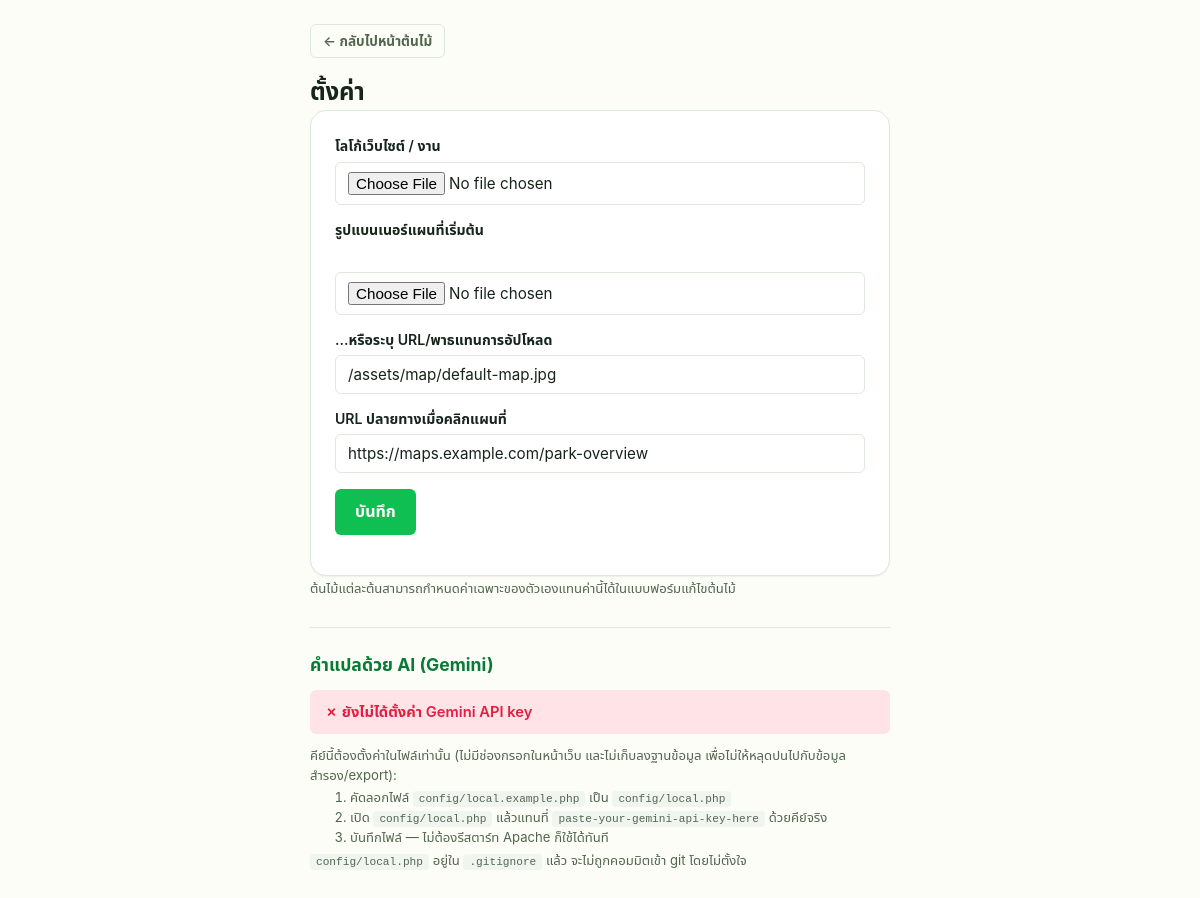
Page /admin/settings.php (signed in) on the committed database.
### tables this page shows
CREATE TABLE settings (
    setting_key   VARCHAR(100) PRIMARY KEY,
    setting_value TEXT NULL,
    updated_at    DATETIME NOT NULL DEFAULT CURRENT_TIMESTAMP ON UPDATE CURRENT_TIMESTAMP
);

### includes/functions.php (called while the page is built, shortened)
<?php
function e(string $value): string
{
    return htmlspecialchars($value, ENT_QUOTES, 'UTF-8');
}
function getSetting(PDO $pdo, string $key, ?string $default = null): ?string
{
    $stmt = $pdo->prepare('SELECT setting_value FROM settings WHERE setting_key = :k');
    $stmt->execute(['k' => $key]);
    $value = $stmt->fetchColumn();
    return $value !== false ? $value : $default;
}

### admin/settings.php (the view, shortened to what this page needs)
<?php
$pdo = db();
$defaultMapImage = getSetting($pdo, 'default_map_image', '');
$defaultMapUrl = getSetting($pdo, 'default_map_url', '');
?>
<!doctype html>
<html lang="th">
<head>
<link rel="stylesheet" href="../public/assets/css/style.css">
</head>
<body>
<div class="admin-wrap admin-wrap-narrow">
  <p><a class="btn-outline btn-sm" href="dashboard.php">&larr; กลับไปหน้าต้นไม้</a></p>
  <h1>ตั้งค่า</h1>
  <form method="post" enctype="multipart/form-data">
    <label for="site_logo_file">โลโก้เว็บไซต์ / งาน</label>
    <input type="file" id="site_logo_file" name="site_logo_file" accept="image/jpeg,image/png,image/gif,image/webp">
    <label for="default_map_image_file">รูปแบนเนอร์แผนที่เริ่มต้น</label>
    <input type="file" id="default_map_image_file" name="default_map_image_file" accept="image/jpeg,image/png,image/gif,image/webp">
    <label for="default_map_image">…หรือระบุ URL/พาธแทนการอัปโหลด</label>
    <input type="text" id="default_map_image" name="default_map_image" value="<?= e($defaultMapImage) ?>">
    <label for="default_map_url">URL ปลายทางเมื่อคลิกแผนที่</label>
    <input type="url" id="default_map_url" name="default_map_url" value="<?= e($defaultMapUrl) ?>">
    <p><button class="btn" type="submit">บันทึก</button></p>
  </form>
  <p class="field-hint">ต้นไม้แต่ละต้นสามารถกำหนดค่าเฉพาะของตัวเองแทนค่านี้ได้ในแบบฟอร์มแก้ไขต้นไม้</p>
  <section id="ai-translation" class="history-section">
    <h2>คำแปลด้วย AI (Gemini)</h2>
    <?php if (AI_ENABLED): ?>
      <div class="flash">✓ ตั้งค่า Gemini API key แล้ว — ใช้โมเดล <code><?= e(GEMINI_MODEL) ?></code></div>
    <?php else: ?>
      <div class="flash error">✗ ยังไม่ได้ตั้งค่า Gemini API key</div>
    <?php endif; ?>
    <p class="field-hint">
      คีย์นี้ต้องตั้งค่าในไฟล์เท่านั้น (ไม่มีช่องกรอกในหน้าเว็บ และไม่เก็บลงฐานข้อมูล เพื่อไม่ให้หลุดปนไปกับข้อมูลสำรอง/export):
    </p>
    <ol class="field-hint">
      <li>คัดลอกไฟล์ <code>config/local.example.php</code> เป็น <code>config/local.php</code></li>
      <li>เปิด <code>config/local.php</code> แล้วแทนที่ <code>paste-your-gemini-api-key-here</code> ด้วยคีย์จริง</li>
      <li>บันทึกไฟล์ — ไม่ต้องรีสตาร์ท Apache ก็ใช้ได้ทันที</li>
    </ol>
    <p class="field-hint muted-note"><code>config/local.php</code> อยู่ใน <code>.gitignore</code> แล้ว จะไม่ถูกคอมมิตเข้า git โดยไม่ตั้งใจ</p>
  </section>
</div>
</body>
</html>

### public/assets/css/style.css (style rules this page uses)
:root { --green-50: #e6fbea; --green-100: #c3f5cd; --green-400: #2fe273; --green-500: #0fbf51; --green-600: #0a9c43; --green-700: #077a35; --amber-100: #fff2cf; --amber-600: #a66a00; --red-100: #ffe3e6; --red-600: #e01e42; --red-700: #c11536; --blue-100: #dcf0ff; --blue-600: #0d84e8; --gray-100: #f0f5f0; --bg: #fbfdf6; --card: #ffffff; --text: #16241a; --muted: #52664f; --faint: #839280; --border: #ddeadb; --radius-sm: 6px; --radius-md: 10px; --radius-lg: 16px; --shadow-sm: 0 1px 2px rgba(20, 30, 20, 0.06); --shadow-md: 0 4px 16px rgba(20, 30, 20, 0.08); --shadow-lg: 0 12px 32px rgba(20, 30, 20, 0.12); --font: -apple-system, BlinkMacSystemFont, "Segoe UI", Roboto, "Noto Sans Thai", Arial, sans-serif; --ease: cubic-bezier(0.4, 0, 0.2, 1); }
* { box-sizing: border-box; }
html { -webkit-text-size-adjust: 100%; }
body { margin: 0; font-family: var(--font); background: var(--bg); color: var(--text); line-height: 1.5; -webkit-font-smoothing: antialiased; }
a { color: inherit; }
.btn { display: inline-flex; align-items: center; justify-content: center; gap: 6px; padding: 11px 20px; border-radius: var(--radius-sm); border: none; background: var(--green-500); color: #fff; font-family: inherit; font-size: 1rem; font-weight: 600; cursor: pointer; text-decoration: none; transition: background 0.15s var(--ease), transform 0.08s var(--ease), box-shadow 0.15s var(--ease); box-shadow: var(--shadow-sm); }
.btn-outline { display: inline-flex; align-items: center; justify-content: center; gap: 6px; padding: 11px 20px; border-radius: var(--radius-sm); border: 1.5px solid var(--border); background: transparent; color: var(--muted); font-family: inherit; font-size: 1rem; font-weight: 600; cursor: pointer; text-decoration: none; transition: background 0.15s var(--ease), color 0.15s var(--ease), border-color 0.15s var(--ease); }
.btn-sm { padding: 6px 12px; font-size: 0.85rem; border-radius: var(--radius-sm); }
.flash { margin: 12px 0; padding: 11px 15px; border-radius: var(--radius-sm); background: var(--green-50); color: var(--green-700); font-size: 0.92rem; font-weight: 600; }
.flash.error { background: var(--red-100); color: var(--red-600); }
.admin-wrap { max-width: 1000px; margin: 24px auto 60px; padding: 0 20px; font-family: var(--font); }
.admin-wrap h1 { font-size: 1.5rem; font-weight: 800; letter-spacing: -0.01em; margin: 0; }
.admin-wrap h2 { font-size: 1.1rem; font-weight: 700; margin: 0 0 12px; color: var(--green-700); }
.admin-wrap form:not(.inline):not(.inline-add-form):not(.inline-lead-form) { background: var(--card); border: 1px solid var(--border); border-radius: var(--radius-lg); padding: 24px; box-shadow: var(--shadow-sm); }
.admin-wrap label { display: block; margin: 14px 0 5px; font-weight: 600; font-size: 0.88rem; color: var(--text); }
.admin-wrap label:first-child { margin-top: 0; }
.admin-wrap input[type=text], .admin-wrap input[type=number], .admin-wrap input[type=password], .admin-wrap input[type=email], .admin-wrap input[type=url], .admin-wrap input[type=date], .admin-wrap textarea, .admin-wrap select, .admin-wrap input[type=file] { width: 100%; padding: 9px 12px; border: 1.5px solid var(--border); border-radius: var(--radius-sm); font-size: 0.95rem; font-family: inherit; background: var(--card); color: var(--text); transition: border-color 0.15s var(--ease), box-shadow 0.15s var(--ease); }
.history-section { margin-top: 28px; padding-top: 24px; border-top: 1px solid var(--border); }
.muted-note { color: var(--faint); font-size: 0.9rem; margin: 8px 0; }
.admin-wrap-narrow { max-width: 620px; }
.field-hint { margin: 3px 0 0; font-size: 0.82rem; color: var(--muted); }
.admin-wrap code { background: var(--gray-100); padding: 2px 6px; border-radius: 4px; font-size: 0.85em; }

### rows in the picture
settings: default_map_image "/assets/map/default-map.jpg"
settings: default_map_url "https://maps.example.com/park-overview"
